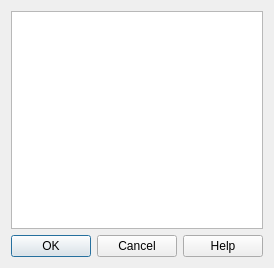
<ui version="4.0" >
 <class>Dialog</class>
 <widget class="QDialog" name="Dialog" >
  <property name="geometry" >
   <rect>
    <x>0</x>
    <y>0</y>
    <width>248</width>
    <height>268</height>
   </rect>
  </property>
  <property name="windowTitle" >
   <string>Generate Cards</string>
  </property>
  <layout class="QVBoxLayout" name="verticalLayout" >
   <item>
    <widget class="QListWidget" name="list" >
     <property name="selectionMode" >
      <enum>QAbstractItemView::MultiSelection</enum>
     </property>
    </widget>
   </item>
   <item>
    <widget class="QDialogButtonBox" name="buttonBox" >
     <property name="orientation" >
      <enum>Qt::Horizontal</enum>
     </property>
     <property name="standardButtons" >
      <set>QDialogButtonBox::Cancel|QDialogButtonBox::Help|QDialogButtonBox::Ok</set>
     </property>
    </widget>
   </item>
  </layout>
 </widget>
 <resources/>
 <connections>
  <connection>
   <sender>buttonBox</sender>
   <signal>accepted()</signal>
   <receiver>Dialog</receiver>
   <slot>accept()</slot>
   <hints>
    <hint type="sourcelabel" >
     <x>248</x>
     <y>254</y>
    </hint>
    <hint type="destinationlabel" >
     <x>157</x>
     <y>274</y>
    </hint>
   </hints>
  </connection>
  <connection>
   <sender>buttonBox</sender>
   <signal>rejected()</signal>
   <receiver>Dialog</receiver>
   <slot>reject()</slot>
   <hints>
    <hint type="sourcelabel" >
     <x>316</x>
     <y>260</y>
    </hint>
    <hint type="destinationlabel" >
     <x>286</x>
     <y>274</y>
    </hint>
   </hints>
  </connection>
 </connections>
</ui>
